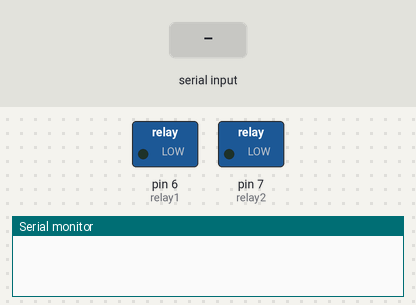
This sketch was run on a simulated Arduino Uno, built with avr-gcc and run on an emulated ATmega328P. On the bench: switched loads named in the sketch (green lamp = pin HIGH), the last lines printed to the serial monitor. The test bench sets the inputs (shaded band).

Above: at 1.2 s.
1.3 s: "re1" received over Serial
At 2.0 s:
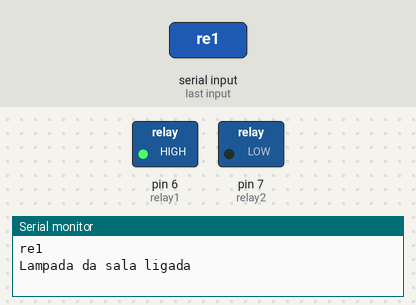
2.8 s: "re2" received over Serial
At 3.1 s:
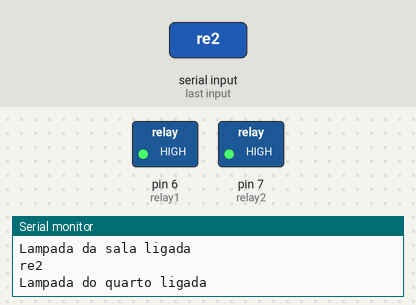
4.3 s: "re1" received over Serial
At 5.5 s:
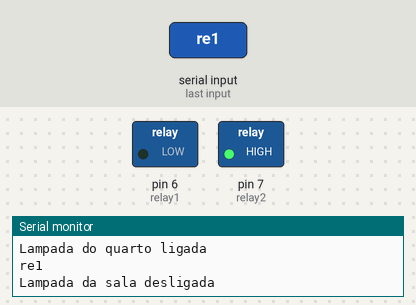
Timing chart, 0 to 7.3 s (numbered marks = the images above; inputs shaded):
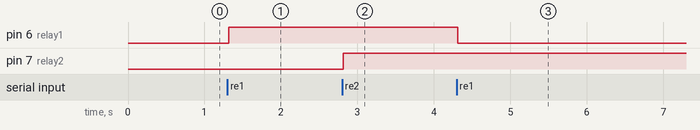

The sketch:

AutomacaoBluetooth.ino
```cpp
/* ========================================================================================================

   Este código é copiado do professor e tem a função de acionar dois relés através do celular. Para isso, utiliza-se o módulo Bluetooth.

   Automação Residencial com Bluetooth
   Controle de Relés


   Autor: Eng. Wagner Rambo  Data: Fevereiro de 2019

   www.wrkits.com.br | facebook.com/wrkits | youtube.com/user/canalwrkits


   Hardware módulo Bluetooth:

               HC-05
                RX
 Arduino   ____  |  ____
 D1 TX ---|____|-o-|____|--- GND
           1.5k     2.2k

 Arduino      HC-05
 D0 RX  -----  TX
    5V  -----  VCC
   GND  -----  GND


   Hardware Relés:

   *Pesquise por WR Kits controle de relés no YouTube
   *Ou utilize um Relé Shield

======================================================================================================== */


// ========================================================================================================
// --- Mapeamento de Hardware ---
#define   relay1    6
#define   relay2    7


// ========================================================================================================
// --- Variáveis Globais ---
String  rel_control;   //string para controle dos relés


// ========================================================================================================
// --- Configurações Iniciais ---
void setup()
{
  Serial.begin(9600);      //inicializa serial em 9600bps
  pinMode(relay1, OUTPUT);    //configura saída para o relé 1
  pinMode(relay2, OUTPUT);    //configura saída para o relé 2

  digitalWrite(relay1, LOW);  //inicializa relé 1 desligado
  digitalWrite(relay2, LOW);  //inicializa relé 2 desligado


} //end setup


// ========================================================================================================
// --- Loop Infinito ---
void loop()
{
  while(Serial.available())   //aguarda dados
  {
    delay(5);                 //atrasa 5 ms

    char let = Serial.read(); //armazena bytes
    rel_control += let;       //na string de controle

  } //end while

  if(rel_control.length() > 0x00) //maior que zero?
  {                               //sim
    Serial.println(rel_control);  //imprime na Serial monitor


    if(rel_control == "re1")
    {
      digitalWrite(relay1, !digitalRead(relay1)); //inverte estado de relé 1

      if(digitalRead(relay1)) Serial.println("Lampada da sala ligada");
      else                    Serial.println("Lampada da sala desligada");

    } //end if re1

    else if(rel_control == "re2")
    {
      digitalWrite(relay2, !digitalRead(relay2)); //inverte estado de relé 2

      if(digitalRead(relay2)) Serial.println("Lampada do quarto ligada");
      else                    Serial.println("Lampada do quarto desligada");

    } //end if re2


    rel_control = ""; //limpa string

  } //end readString


} //end loop
```

Measured:
- after the input at 1.3 s, pin 6 (relay1): LOW → HIGH at once
- after the input at 2.8 s, pin 7 (relay2): LOW → HIGH at once
- after the input at 4.3 s, pin 6 (relay1): HIGH → LOW at once
